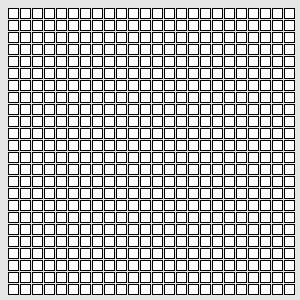
Frame 1 (no input)
Frame 60 (the mouse pressed at the canvas centre just before this capture): identical to frame 1, image omitted
Frame 120 (the mouse held since frame 60 and released just before this capture): identical to frame 1, image omitted

The Processing sketch that drew this single still picture (run headless with seeded random() and noise(); from frame 60 on, the mouse is pressed at the canvas centre):

// Processing sketch: A1Complion
// ── A1Complion.pde
shapes shape;


void setup(){
 size(300,300);
 background(255);
 frameRate(30);
 shape = new shapes();
 //draws teh first one just so you are not greeted with a white box.
 shape.DrawSquare();
}

void draw(){

}

void keyTyped(){
 if(key == 's'){
 shape.DrawSquare();
 }else if(key =='r'){
   shape.LayerRect();
 } else if (key =='t'){
shape.Triangles();
 }
  
  
}
// ── square.pde

class shapes {
 int spacing=2;
void DrawSquare(){
  background(230);
  for(int k =10-spacing; k<height-10; k+=10+spacing){
  for(int i= 10-spacing; i<width-10;i+=10+spacing){
   rect(i,k,10,10);
  }
}
}

void LayerRect(){
  background(230);
  fill(255);
  for(int k =10; k<height-10; k+=10){
  for(int i= 20-spacing; i<width-20;i+=20+(spacing)){
   rect(random(i-3,i+3),k,random(5,20),10);
  }
  }
}
 /*creates the triangle that you see*/
 void Triangles(){
  background(230);
  fill(255);
   
  for(int y =10;y<height;y+=15){
    for(int x = 10;x<width;x+=15){
  
  createTriangle(x,y);
  
    }
  }

}
/*if we jsut made them with a lot of randoms we would loss
the triangle shape very easily so this meathod tries to control
the general shape so that a large part of the created shapes are
triangle in shape*/
/** this takes two coordiattes that are the middle of the triangle**/
void createTriangle(float x,float y){
  float errorX = width/10;
  float errorY = width/10;
  PVector one = new PVector(x - random(-errorX,errorX) ,y + random(-errorY,errorY));
  PVector two =  new PVector(x + random(-errorX,errorX) ,y + random(-errorY,errorY));
  PVector three = new PVector(x - random(-errorX,errorX) ,y - random(-errorY,errorY));
  triangle(one.x,one.y,two.x,two.y,three.x,three.y);
  
}
}
